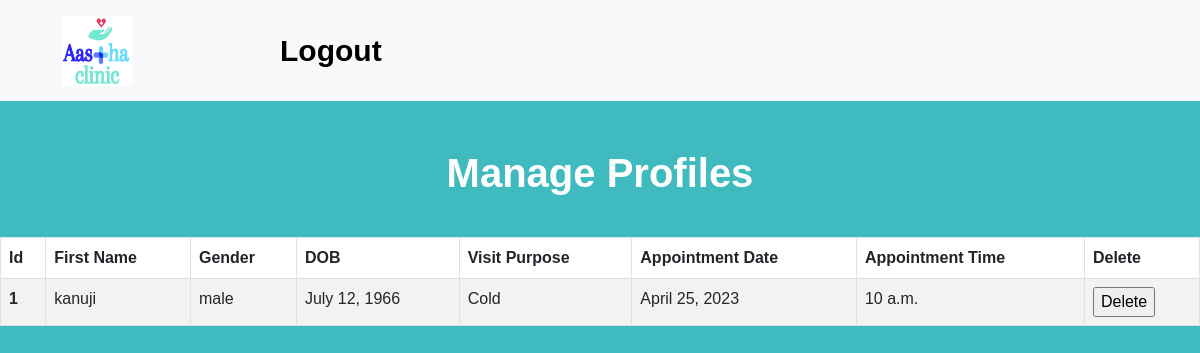
The page /appointmentdata/ on the database its author committed.
### app/models.py (models this page shows, shortened)
class Bookdata1(models.Model):
    name = models.CharField(max_length=100)
    gender = models.CharField(max_length=50)
    dob = models.DateField()
    visit = models.CharField(max_length=50)
    adate = models.DateField()
    atime = models.TimeField()

### app/views.py (the view)
# urls.py: path("appointmentdata/",views.Appointmentdata,name="Appointmentdata"),
def Appointmentdata(request):
    ddata5 = Bookdata1.objects.all()
    return render(request,"app/appointmentdata.html",{'key5':ddata5})

### app/templates/app/appointmentdata.html (shortened to what this page needs)
{%load static%}
{% block body %}
<!DOCTYPE html>
<html lang="en">
<head>
    <link href="https://cdn.jsdelivr.net/npm/bootstrap@5.3.0-alpha1/dist/css/bootstrap.min.css" rel="stylesheet"
>
		<link rel="stylesheet" type="text/css" href="../static/css/appointmentdata.css">
</head>
<body>
    <nav class="navbar navbar-expand-lg bg-light">
        <div class="container-fluid">
            <img src="{% static '/logo2.jpg' %}" class="img-fluid" style="height:70px; width:70px; margin-left:50px;"
                alt="...">
            <div class="collapse navbar-collapse " id="navbarSupportedContent">
                <ul class="navbar-nav me-auto mb-2 mb-lg-0 " style="padding:12px 100px 12px 100px; margin:0 40px 0 40px;  font-size:25px;
          font-weight: 550;">
                    <li class="nav-item">
                        <a class="nav-link active" aria-current="page" href="../">Logout</a>
                    </li>
                </ul>
            </div>
        </div>
    </nav>
<br><br>
<center>
    <div style="">
        <h1>Manage Profiles</h1>
    </div>
</center>
<div class="table-wrapper-scroll-y my-custom">
    <table class="table table-bordered table-striped mb-0">
      <thead>
        <tr>
            <th scope="col">Id</th>
            <th scope="col">First Name</th>
            <th scope="col">Gender</th>
            <th scope="col">DOB</th>
            <th scope="col">Visit Purpose</th>
            <th scope="col">Appointment Date</th>
            <th scope="col">Appointment Time</th>
            <th scope="col">Delete</th>
        </tr>
      </thead>
    {% if key5 %}
      <tbody>
        {% for  i in key5 %}
        <tr>
          <th scope="row">{{i.id}}</th>
          <td>{{i.name}}</td>
          <td>{{i.gender}}</td>
          <td>{{i.dob}}</td>
          <td>{{i.visit}}</td>
          <td>{{i.adate}}</td>
          <td>{{i.atime}}</td>
        <td>
          <form name="Deleteform" action="{% url 'delete5' pk=i.id %}" method="post">
             <input type="submit" value="Delete">
          </form>
        </td>
        </tr>
        {% endfor %}
      </tbody>
      {% endif %}
    </table>
    <br><br><br>
  </div>
    <br><br><br>
</body>
</html>
{%endblock body%}

### app/static/css/appointmentdata.css (style rules this page uses)
.nav-item a { font-weight: 700; font-size: 30px; }
body { background: #3fbbc0 !important; font-family: 'Muli', sans-serif; }
h1 { color: #fff; padding-bottom: 2rem; font-weight: bold; }
a { color: #333; }
.table-wrapper-scroll-y { display: block; }
tbody { max-height: 10vh; overflow: auto; }

### rows shown on the page
Bookdata1: id "1", name "kanuji", gender "male", dob "July 12, 1966", visit "Cold", adate "April 25, 2023", atime "10 a.m."
